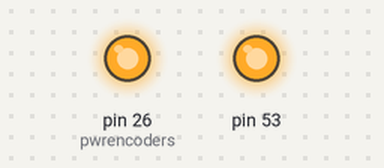
Simulated run of this sketch. Board: Arduino Mega 2560, built with avr-gcc and run on an emulated ATmega2560. Shown: output pins drawn as LEDs (lit = HIGH). Pins used as bus, display or sensor lines are not drawn; what the sketch prints to the serial monitor is not drawn.

Above: at 0.1 s.
Timing chart, 0 to 1.6 s (numbered marks = the images above):
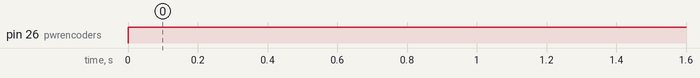

The sketch:

SPI_test.ino
```cpp
#include <SPI.h>  // include the SPI library:

//pin location

const int ssimu = 10;
const int sshand = 24;
const int ssfork = 25;
const int pwrencoders = 26;


void setup() {
  // set the slaveSelectPin as an output:

  pinMode (ssimu, OUTPUT);
  pinMode (sshand, OUTPUT);
  pinMode (ssfork, OUTPUT);
  pinMode (pwrencoders, OUTPUT);
  // initialize SPI:

  SPI.begin();
   Serial.begin(500000);
}


void loop() {
  digitalWrite(ssimu,HIGH); // setting HIGH slave selection pin to disable IMU
  digitalWrite(sshand,LOW);  // setting LOW slave selection pin to enable handlebar encoder
  digitalWrite(pwrencoders,HIGH); // setting HIGH PA10 pin of external pcb connected to pin 26 of teensie to enable power to my encoders
  digitalWrite(ssfork,HIGH); // setting HIGH slave selection pin to disable fork encoder

  SPI.beginTransaction(SPISettings(125000, MSBFIRST, SPI_MODE3));  // set frequency to 125 Khz-4 Mhz, encoder transmit first the MSB, Clock Idles High Latch on the initial clock edge, sample on the subsequent edge

uint16_t mybyte; // declaring variable to unsigned 16-bit integer
mybyte= SPI.transfer16(0); // transfering 16 bits to MOSI and reading what comes back to MISO
uint16_t mybyte1; //declaring variable to unsigned 16-bit integer
//From my byte1 you need to mask out 3 bits the first MSB and the two LSB;

  mybyte1 = (mybyte &= 0x7fff)>>2; // First AND bit operator is used bit mask 0111 1111 1111 1111 the 16bit is set to zero.
//afterwards the bits are shifted two positions to the left. mybyte is now a 14bit with the MSB=0 and the upcoming 13 bit coming from the encoder signal.
  //
 SPI.endTransaction(); // ending transaction
 delayMicroseconds(20); // delay between 12.5 μs ≤ tm ≤ 20.5 μs for SSI timeout
   Serial.print("Fork(deg)=");
    Serial.print(mybyte1*360/8191);
      Serial.print(",Counts= ");
    Serial.print(mybyte1);

   Serial.println();

}
```

Measured:
- by itself, pin 26 (pwrencoders): LOW → HIGH at 0.00 s
